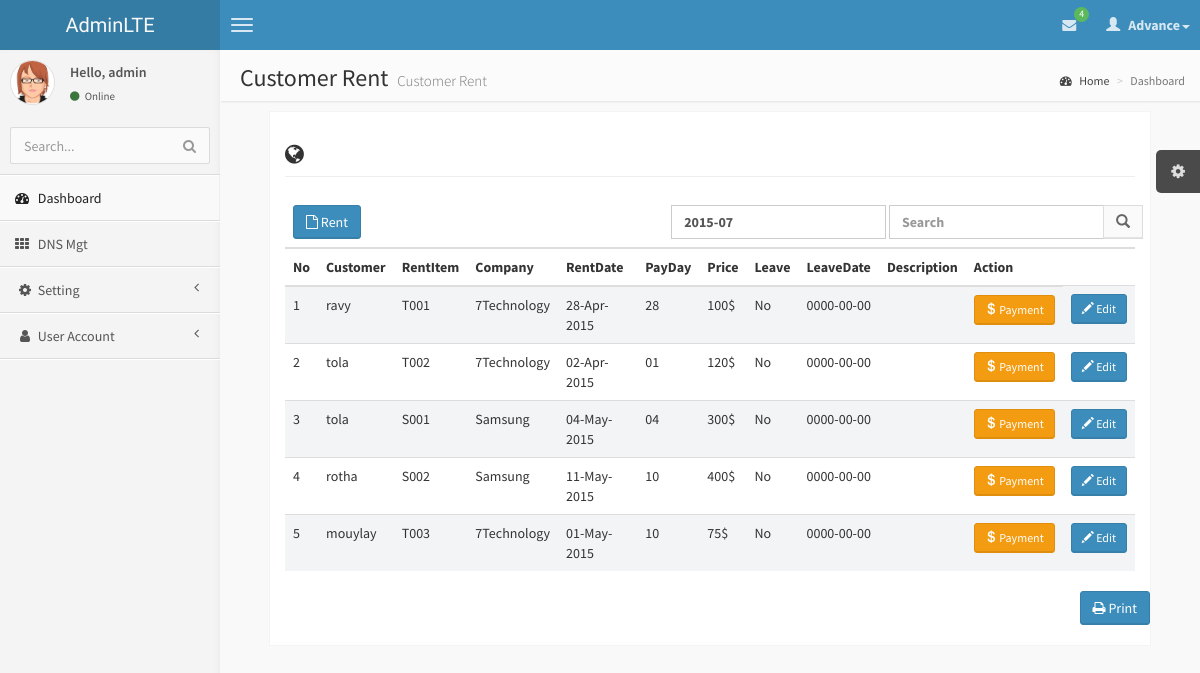
Screenshot of /Customer_Rent.php (signed in) with the database file from the repository.
### tables this page shows
CREATE TABLE `tblcustomer_rent` (
  `Customer_RentID` text,
  `CustomerID` text,
  `RentItemID` text,
  `CompanyID` text,
  `RentDate` date DEFAULT NULL,
  `PayDate` date DEFAULT NULL,
  `Price` float DEFAULT NULL,
  `isLeave` bit(1) DEFAULT NULL,
  `LeaveDate` date DEFAULT NULL,
  `Description` text
);

CREATE TABLE `tbcustomer` (
  `CustomerID` text,
  `CompanyID` text,
  `memberTitle` text,
  `firstName` text,
  `lastName` text,
  `fullName` text,
  `nickName` text,
  `idType` text,
  `icpassportNo` text,
  `Nationality` text,
  `Gender` text,
  `Birthdate` datetime DEFAULT NULL,
  `MaritalStatus` text,
  `Address` text,
  `ZipCode` text,
  `PostalCode` text,
  `POBox` text,
  `City` text,
  `Country` text,
  `Tel1` text,
  `Fax` text,
  `Mobile` text,
  `eMail` text,
  `autono` int(11) DEFAULT NULL
);

CREATE TABLE `tblrentitem` (
  `RentItemID` text,
  `CompanyID` text,
  `ItemName` text,
  `CategoryID` text,
  `Price` float DEFAULT NULL,
  `isStatus` bit(1) DEFAULT NULL,
  `Desciption` text
);

CREATE TABLE `tblcompany` (
  `CompanyID` text,
  `CompanyName` text,
  `Description` text
);

### connectionclass/function.php (called while the page is built, shortened)
<?php
function get($var)
{
	if (isset($_GET[$var])) {
		return (trim($_GET[$var]));
	}
	else
	{
		return '';
	}
}
?>

### connectionclass/connect.php (called while the page is built, shortened)
<?php
class MyConnection
{
    	private $host = '174.136.57.160';
		private $username = 'www7tech_Pro';
		private $mylink;
		private $password = 'piseth123';
    function connect()
	{
		$this->mylink = mysql_connect($this->host,$this->username,$this->password) or die("Fail to Select Host");
		return $this->mylink;
	}
    function query($sql)
	{
		if (!empty($sql))
		{
			$this->result = mysql_query($sql,$this->mylink);
			return $this->result;
		}else
		{
			return false;
		}
    }
	function dbCountRows(&$result)
	{
		$numRows = @mysql_num_rows($result);
		if ( $numRows )
		{
			return $numRows;
		}
		else
		{
			return 0;
		}
	}
	function fetch($result=""){
                return mysql_fetch_object($result);
        }
 }
?>

### Customer_Rent.php (the view, shortened to what this page needs)
<?php include 'header.php';
$searchTemp=get('srch-normal');
$getdatenotyetpay=get('datanotyetpay');
?>
	<head>
		<link rel="stylesheet" type="text/css" href="./css/jquery.datetimepicker.css"/>
	</head>
    <body class="skin-blue">
         <?php include 'nav.php';?>
            <?php include 'menu.php';?>
            <aside class="right-side">
                <section class="content-header">
                    <h1>
                        Customer Rent
                        <small>Customer Rent</small>
                    </h1>
                    <ol class="breadcrumb">
                        <li><a href="#"><i class="fa fa-dashboard"></i> Home</a></li>
                        <li class="active">Dashboard</li>
                    </ol>
                </section>
                  <section class="content invoice">
                    <div class="row">
                        <div class="col-xs-12">
                            <h2 class="page-header">
                                <i class="fa fa-globe"></i>
                            </h2>
                        </div>
                    </div>
                    <div class="row">
                        <div class="col-xs-12 table-responsive">
                            <table class="table table-striped">
                                <thead>
                                    <tr>
											<th colspan="4">
											 <a href="Customer_Rent-new.php">
													<button class="btn btn-primary" data-toggle="modal" data-target="#NewFloor"><i class="fa fa-file-o"></i> Rent</button>
													</a>
											</th>
                                            <th colspan="10">
                                                <div class="row">
                                                     <form class="form-inline">
                                                     <div class="col-md-13 pull-right">
                                                     <div class="form-group">
                                                     <input type="text" id="btnDate" name="datanotyetpay" class="form-control col-md-1" <?php
													 if($getdatenotyetpay!=""){
													 echo 'value="'.$getdatenotyetpay.'"';
													 }
													 else{
													 $datenow=date("Y-m"); echo 'value="'.$datenow.'"';
													 $getdatenotyetpay=date("Y-m");
													 }?>/>
													 </div>
                                                      <div class="input-group">
                                                    <div class="input-group-btn">
													 <input type="text" class="form-control" placeholder="Search" name="srch-normal" id="search.php?dnsname=name&srch-term" <?php echo 'value="'.$searchTemp.'"'?>>
                                                        <button class="btn btn-default" type="submit"><i class="glyphicon glyphicon-search"></i></button>
                                                    </div>
                                                    </div>
                                                    </form>
                                                </div>
                                            </th>
                                    </tr>
                                </thead>
								<thead>
                                    <tr>
                                        <th>No</th>
										<th>Customer</th>
                                        <th>RentItem</th>
										<th>Company</th>
										<th>RentDate</th>
										<th>PayDay</th>
										<th>Price</th>
										<th>Leave</th>
										<th>LeaveDate</th>
                                        <th>Description</th>
										<th>Action</th>
                                    </tr>
                                </thead>
                                <tbody>
                                    <?php
									if($getdatenotyetpay!=""){
									$getdatenotyetpays=$getdatenotyetpay."-01";
									$_slide1 = $db->query("CALL sp_Customer_Rent_Select_Company('".$searchTemp."','".$getdatenotyetpays."')");
									}
									else{
									$datenows=$datenow."-01";
									$_slide1 = $db->query("CALL sp_Customer_Rent_Select_Company('".$searchTemp."','".$datenows."')");
									}
									$numrow=$db->dbCountRows($_slide1);
										$i = 1;
									if($numrow>0)
									{
										while($row=$db->fetch($_slide1)){
												$id=$row->Customer_RentID;
												$RentItemID=$row->RentItemID;
												$ItemName = $row->ItemName;
												$CustomerID=$row->CustomerID;
												$CusName=$row->FullName;
												$CompanyID=$row->CompanyID;
												$CompanyName = $row->CompanyName;
												$CategoryID=$row->CategoryID;
												$CategoryName = $row->CategoryName;
												$RentDate = $row->RentDate;
												$NewRentDate= date('d-M-Y',strtotime($RentDate));
												$OldPayDate = $row->PayDate;
												$PayDate= date('d',strtotime($OldPayDate));
												$Price=$row->Price;
												$isLeave = $row->isLeave;
												if($isLeave==1){
												$Leaves="No";
												}
												else{
												$Leaves="Yes";
												}
												$LeaveDate = $row->LeaveDate;
												$Decription = $row->Desciption;
											echo'<tr class="gradeA">
														<td>'.$i++.'</td>
														<td>'.$CusName.'</td>
														<td>'.$ItemName.'</td>
														<td>'.$CompanyName.'</td>
														<td>'.$NewRentDate.'</td>
														<td>'.$PayDate.'</td>
														<td>'.$Price.'$</td>
														<td>'.$Leaves.'</td>
														<td>'.$LeaveDate.'</td>
														<td>'.$Decription.'</td>
														<td>
														<a class="iframe" href="Customer-Rent-Payement.php?id='.$id.'&RentItemID='.$RentItemID.'&ItemName='.$ItemName.'&Price='.$Price.'&Decription='.$Decription.'&PayDate='.$PayDate.'&getdatenotyetpay='.$getdatenotyetpay.'">
															<button class="btn btn-sm btn-warning">
																<i class="glyphicon glyphicon-usd"></i>
																Payment
															</button>
                                                        </a>
														</td>
														<td>
														<a class="iframe" href="Customer_Rent-Update.php?RentItemID='.$RentItemID.'
														&ItemName='.$ItemName.'&CustomerID='.$CustomerID.'&CusName='.$CusName.'
														&CompanyID='.$CompanyID.'&CompanyName='.$CompanyName.'&CategoryID='.$CategoryID.'
														&CategoryName='.$CategoryName.'&Leaves='.$Leaves.'
														&Price='.$Price.'&LeaveDate='.$LeaveDate.'&Decription='.$Decription.'">
															<button class="btn btn-sm btn-primary">
																<i class="glyphicon glyphicon-pencil"></i>
																Edit
															</button>
                                                        </a>
														</td>
												</tr>';
										}
									}
									else
										echo'<tr><td  colspan="7"><font color =Red>No Record Found.</font></td></tr>';
                                ?>
                                </tbody>
                            </table>
                        </div>
                    </div>
                    <div class="row">
                    <div class="row no-print">
                        <div class="col-xs-12">
                            <button class="btn btn-primary pull-right" onClick="window.print();"><i class="fa fa-print"></i> Print</button>
                        </div>
                    </div>
                </section>
            </aside>
        </div>
		</body>
<?php include 'footer.php';?>

### rows the page displays
tblcustomer_rent: CustomerID.fullName "ravy", RentItemID.ItemName "T001", CompanyID.CompanyName "7Technology", RentDate "28-Apr-2015", PayDate "28", Price "100", isLeave "No", LeaveDate "0000-00-00"
tblcustomer_rent: CustomerID.fullName "tola", RentItemID.ItemName "T002", CompanyID.CompanyName "7Technology", RentDate "02-Apr-2015", PayDate "01", Price "120", isLeave "No", LeaveDate "0000-00-00"
tblcustomer_rent: CustomerID.fullName "tola", RentItemID.ItemName "S001", CompanyID.CompanyName "Samsung", RentDate "04-May-2015", PayDate "04", Price "300", isLeave "No", LeaveDate "0000-00-00"
tblcustomer_rent: CustomerID.fullName "rotha", RentItemID.ItemName "S002", CompanyID.CompanyName "Samsung", RentDate "11-May-2015", PayDate "10", Price "400", isLeave "No", LeaveDate "0000-00-00"
tblcustomer_rent: CustomerID.fullName "mouylay", RentItemID.ItemName "T003", CompanyID.CompanyName "7Technology", RentDate "01-May-2015", PayDate "10", Price "75", isLeave "No", LeaveDate "0000-00-00"

### other values shown
$row->Total "4"
$U_Acc "admin"
